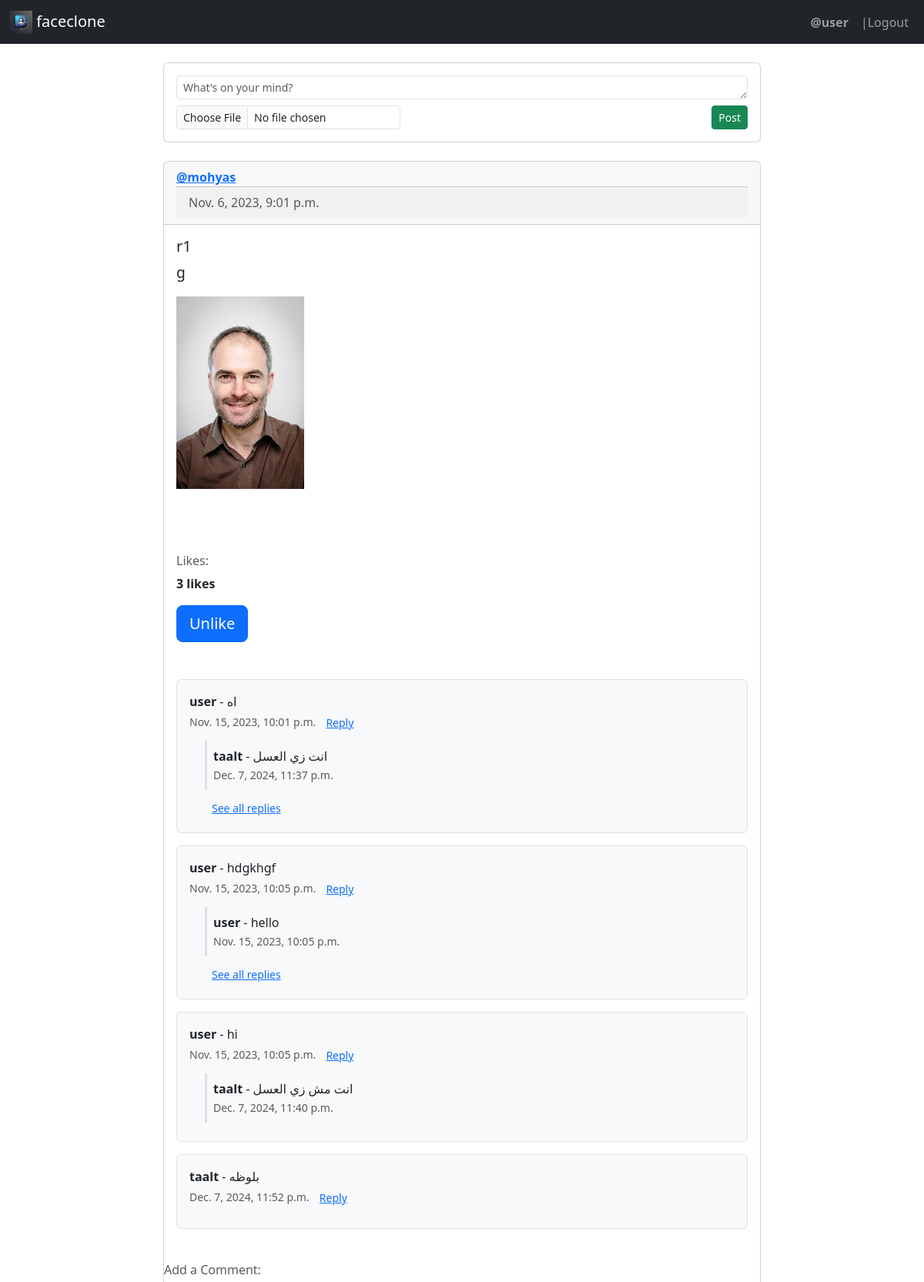
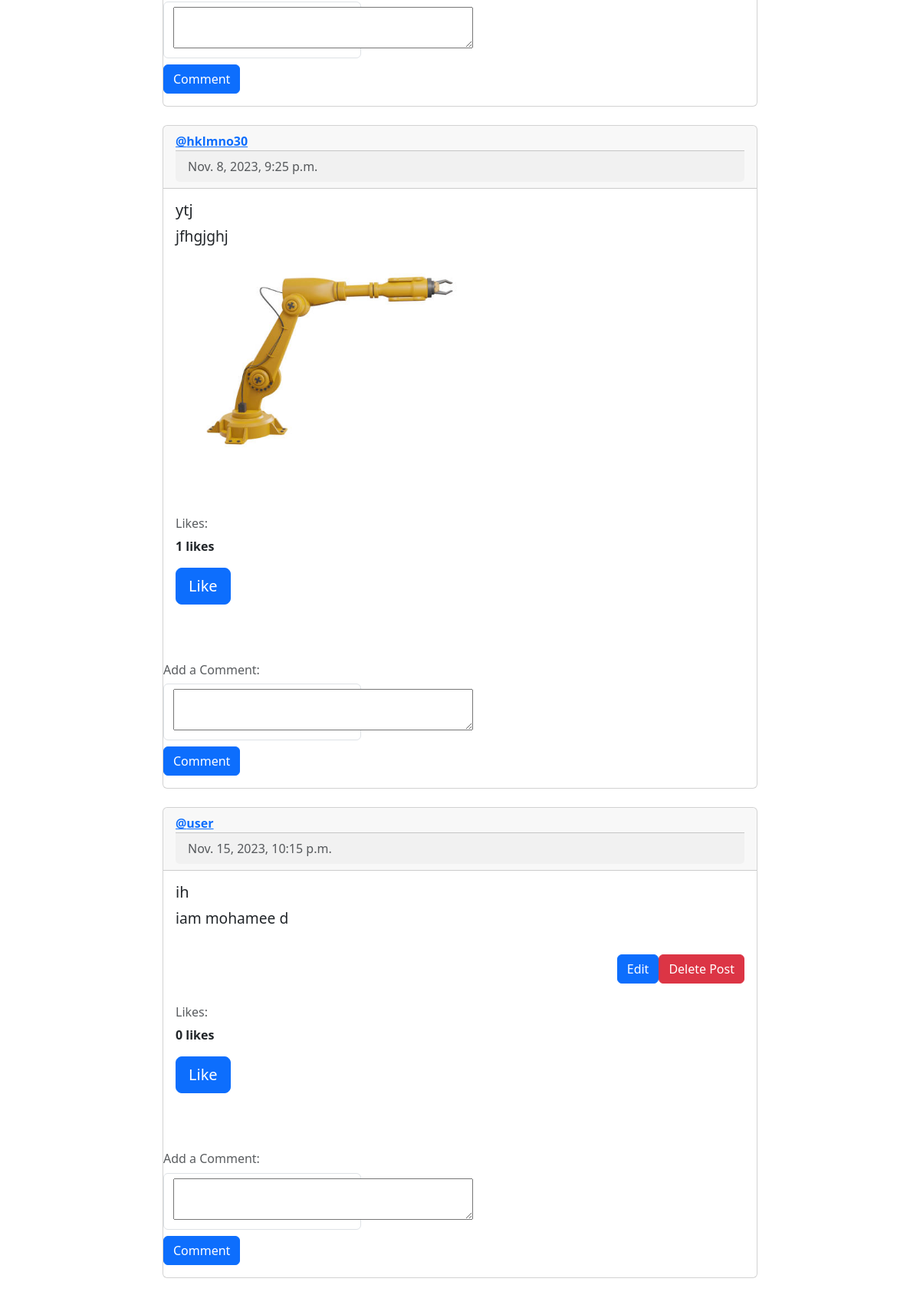
The app's page / (signed in, upper part) with its own data (2 pictures, top to bottom).
### app/models.py (models this page shows, shortened)
class post(models.Model):
    user=models.ForeignKey(User, verbose_name="username", on_delete=models.CASCADE)
    title=models.CharField( max_length=50)
    content=models.TextField()
    created_at = models.DateTimeField(auto_now=False, auto_now_add=True)
    updated_at = models.DateTimeField(auto_now=True,auto_now_add=False)
    image = models.ImageField(upload_to='post_images/', blank=True, null=True)

class comment (models.Model):
    user_comment=models.ForeignKey(User,on_delete=models.CASCADE)
    post_comment=models.ForeignKey(post,on_delete=models.CASCADE,related_name='comments')
    comment_content=models.TextField(max_length=400,null=True,blank=True)
    likes_of_comment=models.ForeignKey(like,on_delete=models.CASCADE,null=True,blank=True)
    created_at=models.DateTimeField(auto_now=False, auto_now_add=True)
    updated=models.BooleanField(default=False,null=True,blank=True)
    image = models.ImageField(upload_to='post_images/comments_images', blank=True, null=True)
    updated_at = models.DateTimeField(auto_now=True, auto_now_add=False,null=True,blank=True)
    reply=models.ForeignKey('self',on_delete=models.CASCADE, null=True, blank=True, related_name='replies')
    is_reply=models.BooleanField(default=False,null=True)

### app/views.py (the view)
# urls.py: path('',home,name='home'),
@login_required(login_url='login/')
def home(request):
    posts = post.objects.annotate(
        user_liked=Exists(
            like.objects.filter(
                user_like=request.user.id,
                post_like=OuterRef('pk'),
                liked=True
            )
        )
    )
    print(str(posts.query))
    print(request.user.id)
    if request.method == 'POST':
        form = postform(request.POST,request.FILES)
        comment_form = commentform(request.POST)
        if 'comment' in request.POST:
                if comment_form.is_valid():
                    post_id_1 = request.POST.get('post-id-1')
                    print("Debug: post-id-1 =", post_id_1)  # Add this line for debugging
                    post_to_comment = post.objects.filter(id=post_id_1).first()
                    print("Debug: post_to_comment =", post_to_comment)  # Add this line for debugging
                    if post_to_comment:
                        comment_of_the_user = comment_form.save(commit=False)
                        comment_of_the_user.user_comment = request.user
                        comment_of_the_user.post_comment = post_to_comment
                        comment_of_the_user.save()
                        print("Debug: Comment saved")  # Add this line for debugging
                        return redirect('home')  # Redirect to the 'home' page after adding a comment
                    else:
                        print("Debug: Post not found")  # Add this line for debugging
                else:
                    print("Debug: Invalid comment form data")  # Add this line for debugging
        elif 'create_post' in request.POST:
            if form.is_valid():
                new_post = form.save(commit=False)
                new_post.user = request.user
                new_post
                new_post.save()
                return redirect('home')  # Redirect to the 'home' page after posting a new post
        elif 'post-id-3' in request.POST:
            post_id = request.POST.get("post-id-3")
            print(post_id)
            post_to_delete = post.objects.filter(id=post_id, user=request.user).first()
            print(post_to_delete)
            if post_to_delete and post_to_delete.user == request.user:
                post_to_delete.delete()
                return redirect('home')  # Redirect to the 'home' page after deleting a post
        elif 'like' in request.POST:
            post_id_2 = request.POST.get('post-id-2')
            post_to_like = get_object_or_404(post, id=post_id_2)
            user_liked = like.objects.filter(user_like=request.user, post_like=post_to_like).first()
            if user_liked:
                user_liked.delete()
            else:
                like.objects.create(user_like=request.user, post_like=post_to_like,liked=True)
            return redirect('home')
    else:
        form = postform()
        comment_form = commentform()
    context = {
        'posts': posts,
        'form': form,
        'comment_form': comment_form,
    }
    return render(request, 'home.html', context)

### app/forms.py
class postform(ModelForm):
    class Meta:
        model=post
        fields=['title','content','image']

class commentform(forms.ModelForm):
    class Meta:
        model = comment
        fields = ['comment_content','image']
        widgets = {
            'comment_content': forms.Textarea(attrs={'rows': 2}),}

### app/templates/home.html (shortened to what this page needs)
{% extends 'base.html' %}
{% load crispy_forms_tags %}
{% block content %}
<div class="container mt-4" style="max-width: 800px;">
    <div class="card">
        <div class="card-body">
            <form method="POST" enctype="multipart/form-data">
                <div class="mb-2">
                    <textarea id="content" class="form-control form-control-sm" rows="1" placeholder="What's on your mind?" name="content"></textarea>
                </div>
                <div class="d-flex justify-content-between align-items-center">
                    <div>
                        <input type="file" id="image" class="form-control form-control-sm" name="image">
                    </div>
                    <button type="submit" class="btn btn-success btn-sm">Post</button>
                </div>
            </form>
        </div>
    </div>
    {% for post in posts %}
    <div class="card mt-4">
        <div class="card-header">
            <a href="{% url 'view' post.user.username %}">
                <strong>@{{ post.user.username }}</strong>
            </a>
            <div class="card-footer text-muted">
                {{ post.created_at }}
            </div>
        </div>
        <div class="card-body">
            <h5 class="card-title">{{ post.title }}</h5>
            <p class="card-text" style="font-size: larger;">{{ post.content }}</p>
            {% if post.image %}
            <div class="mb-4">
                <img src="{{ post.image.url }}" alt="Post Image" class="img-fluid" style="max-width: 100%; height: 250px; object-fit: cover;">
            </div>
            {% endif %}
        </div>
        <div class="card-body d-flex justify-content-end">
            {% if request.user == post.user %}
            <form method='post' class="d-inline">
                <a href="{% url 'edit-post' post.id %}" class="btn btn-primary">Edit</a>
            </form>
            <form method='post' class="d-inline">
                <button type='submit' name="post-id_5" class="btn btn-danger">Delete Post</button>
            </form>
            {% endif %}
        </div>
        <div class="card-body">
            <h6 class="card-subtitle mb-2 text-muted">Likes:</h6>
            <p><strong>{{ post.likes.all.count }} likes</strong></p>
            <form method='post'>
                <div class="mb-3">
                    {% if post.user_liked %}
                    <button type="submit" name="like" class="btn btn-primary btn-lg">Unlike</button>
                    {% else %}
                    <button type="submit" name="like" class="btn btn-primary btn-lg">Like</button>
                    {% endif %}
                </div>
            </form>
        </div>
        <div class="card-body mb-3">
            <div class="comments">
                {% for comment in post.comments.all %}
                {% if not comment.is_reply %}
                <div class="comment mb-3 p-3 border rounded bg-light">
                    <strong>{{ comment.user_comment.username }}</strong> - {{ comment.comment_content }}
                    <br>
                    <small class="text-muted">{{ comment.created_at }}</small>
                    <a href='{% url "reply_to_comment" comment.id %}' class="btn btn-link btn-sm">Reply</a>
                    <div class="replies mt-2" style="margin-left: 20px;">
                        {% for reply in comment.replies.all %}
                        {% if forloop.counter == 1 %}
                        <div class="reply mb-2 p-2 border-start border-3">
                            <strong>{{ reply.user_comment.username }}</strong> - {{ reply.comment_content }}
                            <br>
                            <small class="text-muted">{{ reply.created_at }}</small>
                        </div>
                        {% endif %}
                        {% endfor %}
                        {% if comment.replies.all|length > 1 %}
                        <button class="btn btn-link btn-sm text-primary"
                        type="button"
                        data-bs-toggle="collapse"
                        data-bs-target="#replies-{{ comment.id }}"
                        aria-expanded="false"
                        aria-controls="replies-{{ comment.id }}">
                        See all replies
                        </button>
                        {% endif %}
                    </div>
                </div>
                {% endif %}
                {% endfor %}
            </div>
        </div>
        <div class="col-md-4">
            <h6 class="card-subtitle mb-2 text-muted">Add a Comment:</h6>
            <form method='post'>
                <div class="mb-3">
                    <div class="form-control">
                        {{ comment_form.comment_content }}
                    </div>
                    <button type="submit" name="comment" class="btn btn-primary mt-2">Comment</button>
                </div>
            </form>
        </div>
    </div>
    {% empty %}
    <p>No posts yet :)</p>
    {% endfor %}
</div>
{% endblock %}

### app/templates/base.html (shortened to what this page needs)
<!DOCTYPE html>
<html lang="en">
    <head>
        {% load static %}
        <link href="{% static 'css/bootstrap.min.css' %}" rel="stylesheet">
    </head>
    <body>
        <nav class="navbar navbar-expand-lg navbar-dark bg-dark">
            <div class="container-fluid">
                        <a class="navbar-brand" href="{% url 'home' %}">
                            <img src="{% static 'logo/faceclone logo.png' %}" alt="Logo" width="30" height="30" class="d-inline-block align-text-top">
                            faceclone
                        </a>
            <ul class="navbar-nav">
                {% if request.user.is_authenticated %}
                <li class="nav-item">
                    <span class="nav-link">
                        <strong>@{{ request.user.username }}</strong>
                    </span>
                </li>
                <li class="nav-item">
                    <a class="nav-link" href="{% url 'log_out' %}">|Logout</a>
                </li>
                {% else %}
                <li class="nav-item">
                    <a class="nav-link" href="{% url 'login' %}">Login</a>
                </li>
                {% endif %}
            </ul>
        </div>
    </nav>
    <div class="container">
        {% block content %}
        {% endblock content %}
    </div>
</body>
</html>

### records on screen
post: user.username "mohyas", created_at "Nov. 6, 2023, 9:01 p.m.", title "r1", content "g", image (picture), likes.all.count "3", shows "Unlike"
comment: user_comment.username "user", comment_content "اه", created_at "Nov. 15, 2023, 10:01 p.m."
comment: user_comment.username "taalt", comment_content "انت زي العسل", created_at "Dec. 7, 2024, 11:37 p.m."
comment: user_comment.username "user", comment_content "hdgkhgf", created_at "Nov. 15, 2023, 10:05 p.m."
comment: user_comment.username "user", comment_content "hello", created_at "Nov. 15, 2023, 10:05 p.m."
comment: user_comment.username "user", comment_content "hi", created_at "Nov. 15, 2023, 10:05 p.m."
comment: user_comment.username "taalt", comment_content "انت مش زي العسل", created_at "Dec. 7, 2024, 11:40 p.m."
comment: user_comment.username "taalt", comment_content "بلوظه", created_at "Dec. 7, 2024, 11:52 p.m."
post: user.username "hklmno30", created_at "Nov. 8, 2023, 9:25 p.m.", title "ytj", content "jfhgjghj", image (picture), likes.all.count "1", shows "Like"
post: user.username "user", created_at "Nov. 15, 2023, 10:15 p.m.", title "ih", content "iam mohamee d", likes.all.count "0", shows "Like"

### other values on screen
{{ request.user.username }} "user"
